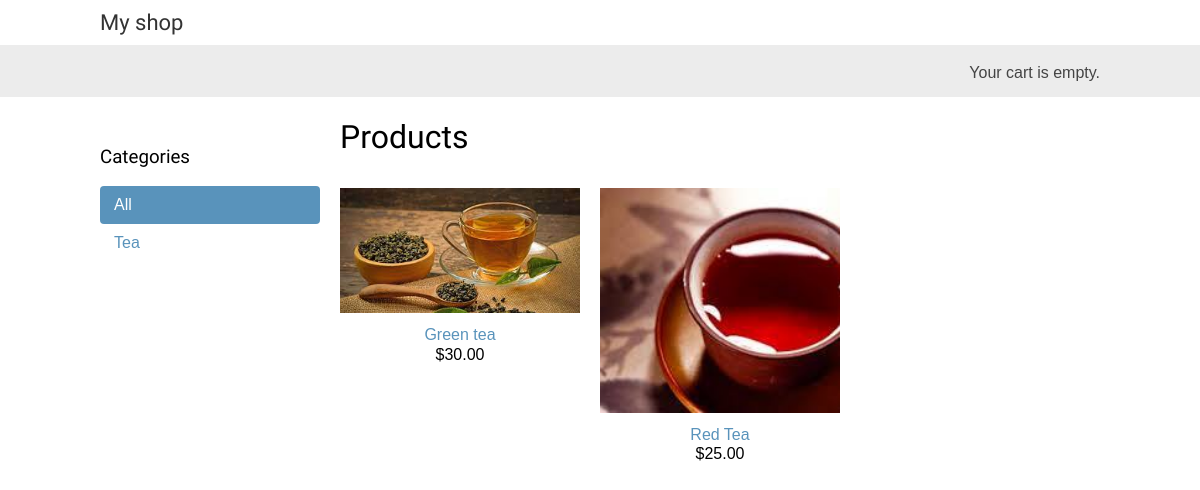
The page / on the database its author committed.
### shop/models.py (models this page shows, shortened)
class Category(models.Model):
    name =models.CharField(max_length=200)
    slug = models.SlugField(max_length=200, unique=True)
    class Meta:
        ordering = ['name']
        indexes =[
            models.Index(fields=['name']),
        ]
        verbose_name ='category'
        verbose_name_plural ='categories'
    def get_absolute_url(self):
        return reverse('shop:product_list_by_category',args=[self.slug])

class Product(models.Model):
    category = models.ForeignKey(Category,related_name='products',on_delete=models.CASCADE)
    name = models.CharField(max_length=200)
    slug = models.SlugField(max_length=200)
    image = models.ImageField(upload_to='products/%Y/%m/%d',blank=True)
    description = models.TextField(blank=True)
    price = models.DecimalField(max_digits=10,decimal_places=2)
    available = models.BooleanField(default=True)
    created = models.DateTimeField(auto_now_add=True)
    updated = models.DateTimeField(auto_now=True)
    class Meta:
        ordering = ['name']
        indexes = [
            models.Index(fields=['id', 'slug']),
            models.Index(fields=['name']),
            models.Index(fields=['-created']),
            ]
    def get_absolute_url(self):
        return reverse('shop:product_detail',args=[self.id, self.slug])

### shop/views.py (the view)
# urls.py: path('', views.product_list, name ='product_list'),
def product_list(request, category_slug =None):
    category =None
    categories =Category.objects.all()
    products =Product.objects.filter(available=True)
    if category_slug:
        category =get_list_or_404(Category,slug = category_slug)
        products =products.filter(category = category)
    return render(request, 'shop/product/list.html',
                  {'category': category,
                   'categories' : categories,
                   'products' : products})

### cart/cart.py (called while the page is built)
    def __len__(self):
        return sum(item['quantity'] for item in self.cart.values())

### cart/context_processors.py (called while the page is built)
def cart(request):
    return {'cart': Cart(request)}

### shop/templates/shop/product/list.html (shortened to what this page needs)
{% extends "shop/base.html" %}
{% load static %}
{% block content %}
    <div id="sidebar">
        <h3>Categories</h3>
        <ul>
            <li {% if not category %}class="selected"{% endif %}>
                <a href="{% url 'shop:product_list' %}">All</a>
            </li>
        {% for c in categories %}
            <li {% if category.slug == c.slug %}class="selected"{% endif %}>
                <a href="{{ c.get_absolute_url }}">{{ c.name }}</a>
            </li>
        {% endfor %}
        </ul>
    </div>
    <div id="main" class="product-list">
        <h1>{% if category %}{{ category.name }}{% else %}Products
        {% endif %}</h1>
        {% for product in products %}
            <div class="item">
                <a href="{{ product.get_absolute_url }}">
                    <img src="{% if product.image %}{{ product.image.url }}{% else %}{%static 'img/no_image.png' %}{% endif %}">
                </a>
                <a href="{{ product.get_absolute_url }}">{{ product.name }}</a>
                <br>
                ${{ product.price }}
            </div>
        {% endfor %}
    </div>
{% endblock %}

### shop/static/css/base.css (style rules this page uses)
body { margin:0; padding:0; font-family:helvetica, sans-serif; }
h1, h2, h3, h4, h5 , h6 { font-family: 'Ubuntu', sans-serif; font-weight:normal; }
a { text-decoration:none; color:#5993bb; }
#sidebar { width:220px; padding:30px 20px 0 0; float:left; }
#sidebar ul { margin:0; padding:0; }
#sidebar ul li { margin:0; list-style:none; padding:10px 14px; }
#sidebar ul li a { display:block; }
#sidebar ul li.selected { background:#5993bb; border-radius:4px; }
#sidebar ul li.selected a { color:#fff; }
#main { float:left; width: 96%; margin-right:-220px; overflow:hidden; }
.product-list .item { width:25%; padding:10px 20px 10px 0; float:left; text-align:center; line-height:1.2; }
.product-list .item img { width:100%; margin-bottom:8px; }

### rows shown on the page
Category: name "Tea"
Product: image (picture), name "Green tea", price "30.00"
Product: image (picture), name "Red Tea", price "25.00"
